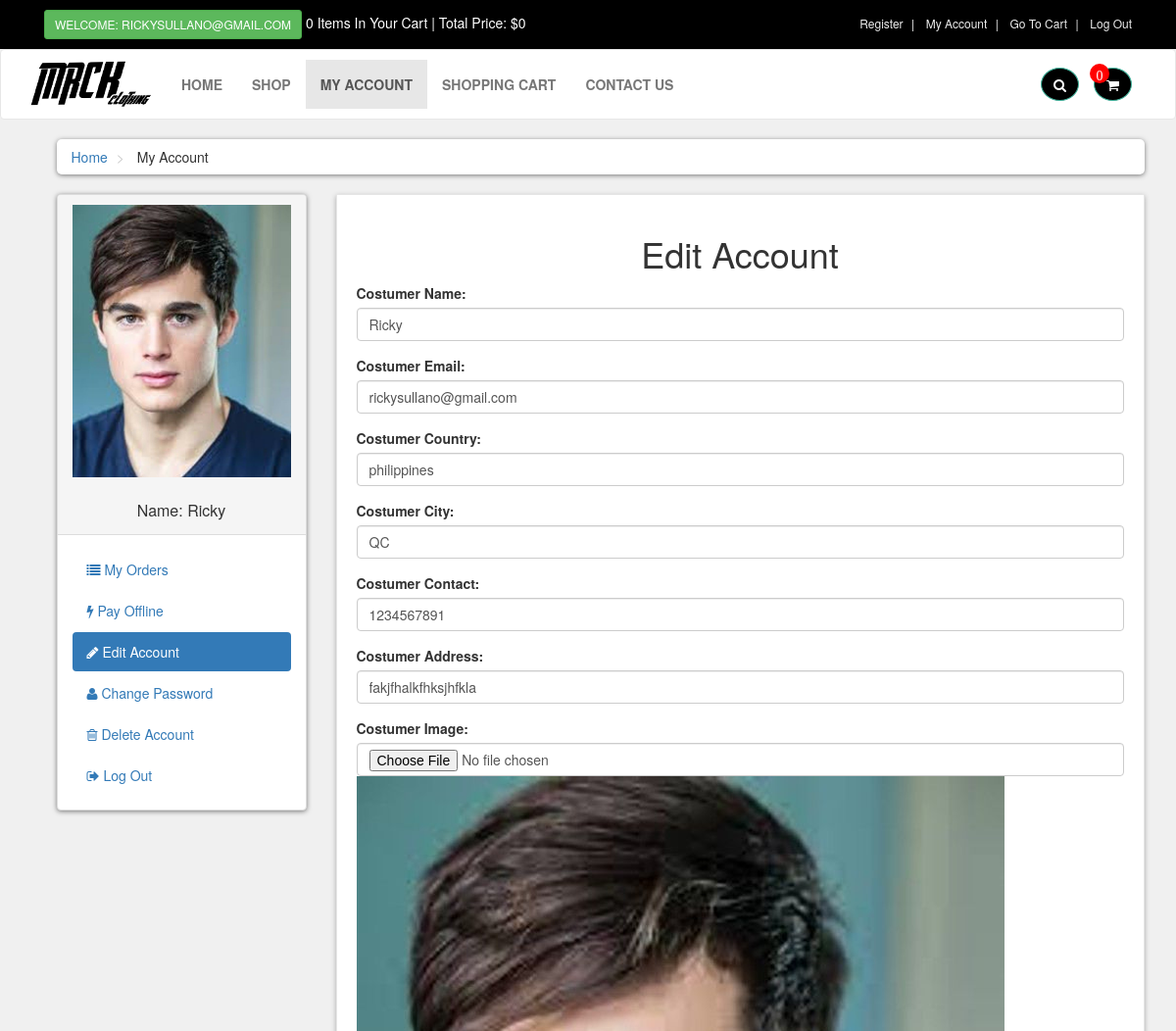
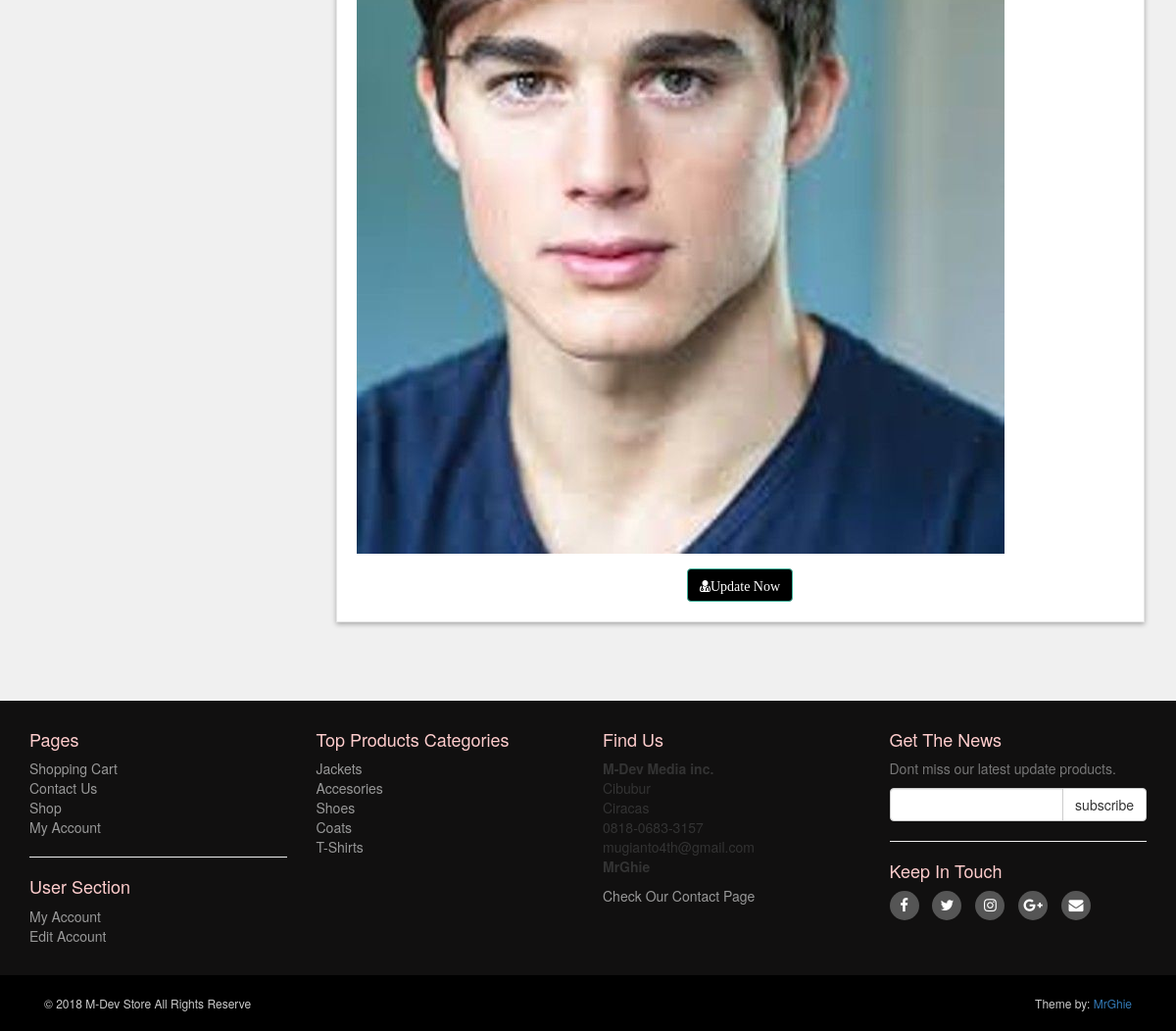
Page /customer/my_account.php?edit_account (signed in) on the committed database (2 pictures, top to bottom).
### tables this page shows
CREATE TABLE `customers` (
  `customer_id` int(11) NOT NULL,
  `customer_name` varchar(255) NOT NULL,
  `customer_email` varchar(255) NOT NULL,
  `customer_pass` varchar(255) NOT NULL,
  `customer_country` text NOT NULL,
  `customer_city` text NOT NULL,
  `customer_contact` varchar(255) NOT NULL,
  `customer_address` text NOT NULL,
  `customer_image` text NOT NULL,
  `customer_ip` varchar(100) NOT NULL
);

CREATE TABLE `product_categories` (
  `p_cat_id` int(10) NOT NULL,
  `p_cat_title` text NOT NULL,
  `p_cat_desc` text NOT NULL
);

### customer/edit_account.php (the view, shortened to what this page needs)
<?php
$customer_session = $_SESSION['customer_email'];
$get_customer = "SELECT * FROM customers WHERE
customer_email='$customer_session'";
$run_customer = mysqli_query($con,$get_customer);
$row_customer = mysqli_fetch_array($run_customer);
$customer_name =$row_customer['customer_name'];
$customer_email =$row_customer['customer_email'];
$customer_country =$row_customer['customer_country'];
$customer_city =$row_customer['customer_city'];
$customer_contact =$row_customer['customer_contact'];
$customer_address =$row_customer['customer_address'];
$customer_image=$row_customer['customer_image'];
?>
 <h1 align="center">Edit Account</h1>
  <form action="" method="post" enctype="multipart/form-data">
   <div class="form-group">
        <label for="">Costumer Name:</label>
        <input type="text" name="c_name" class="form-control" value="<?php echo $customer_name ?>" required>
    </div>
     <div class="form-group">
        <label for="">Costumer Email:</label>
        <input type="text" name="c_email" class="form-control" value="<?php echo $customer_email ?>" required>
    </div>
    <div class="form-group">
        <label for="">Costumer Country:</label>
        <input type="text" name="c_country" class="form-control" value="<?php echo $customer_country ?>" required>
    </div>
     <div class="form-group">
        <label for="">Costumer City:</label>
        <input type="text" name="c_city" class="form-control" value="<?php echo $customer_city ?>" required>
    </div>
     <div class="form-group">
        <label for="">Costumer Contact:</label>
        <input type="text" name="c_contact" class="form-control" value="<?php echo $customer_contact ?>" required>
    </div>
     <div class="form-group">
        <label for="">Costumer Address:</label>
        <input type="text" name="c_address" class="form-control" value="<?php echo $customer_address ?>" required>
    </div>
     <div class="form-group ">
        <label for="">Costumer Image:</label>
        <input type="file" name="c_image" class="form-control form-height-custom"  required>
      <img  src="customer_images/<?php echo $customer_image ?>"class="img-responsive"alt="Costumer Image">
    </div>
    <div class="text-center">
        <button name="update" class="btn btn-primary">
           <i class="fa fa-user-md">Update Now</i>
        </button>
    </div>
</form>

### customer/includes/sidebar.php
<div class="panel panel-default sidebar-menu">
    <div class="panel-heading">
        <?php
        $customer_session = $_SESSION['customer_email'];
        $get_customer = "select * from customers where customer_email='$customer_session'";
        $run_customer = mysqli_query($con,$get_customer);
        $row_customer = mysqli_fetch_array($run_customer);
        $customer_image = $row_customer['customer_image'];
        $customer_name = $row_customer['customer_name'];
        if(!isset($_SESSION['customer_email'])){
        }else{
            echo "
                <center>
                    <img src='customer_images/$customer_image' class='img-responsive' >
                </center>
                <br/>
                <h3 class='panel-title' align='center'>
                    Name: $customer_name
                </h3>
            ";
        }
        ?>
    </div>
    <div class="panel-body">
        <ul class="nav-pills nav-stacked nav">
            <li class="<?php if(isset($_GET['my_orders'])){ echo "active"; } ?>">
                <a href="my_account.php?my_orders">
                    <i class="fa fa-list"></i> My Orders
                </a>
            </li>
            <li class="<?php if(isset($_GET['pay_offline'])){ echo "active"; } ?>">
                <a href="my_account.php?pay_offline">
                    <i class="fa fa-bolt"></i> Pay Offline
                </a>
            </li>
            <li class="<?php if(isset($_GET['edit_account'])){ echo "active"; } ?>">
                <a href="my_account.php?edit_account">
                    <i class="fa fa-pencil"></i> Edit Account
                </a>
            </li>
            <li class="<?php if(isset($_GET['change_pass'])){ echo "active"; } ?>">
                <a href="my_account.php?change_pass">
                    <i class="fa fa-user"></i> Change Password
                </a>
            </li>
            <li class="<?php if(isset($_GET['delete_account'])){ echo "active"; } ?>">
                <a href="my_account.php?delete_account">
                    <i class="fa fa-trash-o"></i> Delete Account
                </a>
            </li>
            <li>
                <a href="../logout.php">
                    <i class="fa fa-sign-out"></i> Log Out
                </a>
            </li>
        </ul>
    </div>
</div>

### customer/includes/footer.php (shortened to what this page needs)
<div id="footer">
    <div class="container">
        <div class="row">
            <div class="col-sm-6 col-md-3">
               <h4>Pages</h4>
                <ul>
                    <li><a href="../cart.php">Shopping Cart</a></li>
                    <li><a href="../contact.php">Contact Us</a></li>
                    <li><a href="../shop.php">Shop</a></li>
                    <li><a href="my_account.php">My Account</a></li>
                </ul>
                <hr>
                <h4>User Section</h4>
                <ul>
                           <?php
                           if(!isset($_SESSION['customer_email'])){
                               echo"<a href='../checkout.php'>Login</a>";
                           }else{
                              echo"<a href='my_account.php?my_orders'>My Account</a>";
                           }
                           ?>
                    <li>
                            <?php
                           if(!isset($_SESSION['customer_email'])){
                               echo"<a href='../checkout.php'>Login</a>";
                           }else{
                              echo"<a href='my_account.php?edit_account'>Edit Account</a>";
                           }
                           ?>
                    </li>
                </ul>
            </div>
            <div class="com-sm-6 col-md-3">
                <h4>Top Products Categories</h4>
                <ul>
                    <?php
                        $get_p_cats = "select * from product_categories";
                        $run_p_cats = mysqli_query($con,$get_p_cats);
                        while($row_p_cats=mysqli_fetch_array($run_p_cats)){
                            $p_cat_id = $row_p_cats['p_cat_id'];
                            $p_cat_title = $row_p_cats['p_cat_title'];
                            echo "
                                <li>
                                    <a href='../shop.php?p_cat=$p_cat_id'>
                                        $p_cat_title
                                    </a>
                                </li>
                            ";
                        }
                    ?>
                </ul>
            </div>
            <div class="col-sm-6 col-md-3">
                <h4>Find Us</h4>
                <p>
                    <strong>M-Dev Media inc.</strong>
                    <br/>Cibubur
                    <br/>Ciracas
                    <br/>0818-0683-3157
                    <br/>mugianto4th@gmail.com
                    <br/><strong>MrGhie</strong>
                </p>
                <a href="../contact.php">Check Our Contact Page</a>
            </div>
            <div class="col-sm-6 col-md-3">
                <h4>Get The News</h4>
                <p class="text-muted">
                    Dont miss our latest update products.
                </p>
                <form action="https://feedburner.google.com/fb/a/mailverify" method="post" target="popupwindow" onsubmit="window.open('https://feedburner.google.com/fb/a/mailverify?uri=M-devMedia', 'popupwindow', 'scrollbars=yes,width=550,height=520');return true" method="post">
                    <div class="input-group">
                        <input type="text" class="form-control" name="email">
                        <span class="input-group-btn">
                            <input type="submit" value="subscribe" class="btn btn-default">
                        </span>
                    </div>
                </form>
                <hr>
                <h4>Keep In Touch</h4>
                <p class="social">
                    <a href="../#" class="fa fa-facebook"></a>
                    <a href="../#" class="fa fa-twitter"></a>
                    <a href="../#" class="fa fa-instagram"></a>
                    <a href="../#" class="fa fa-google-plus"></a>
                    <a href="../#" class="fa fa-envelope"></a>
                </p>
            </div>
        </div>
    </div>
</div>
<div id="copyright">
    <div class="container">
        <div class="col-md-6">
            <p class="pull-left">&copy; 2018 M-Dev Store All Rights Reserve</p>
        </div>
        <div class="col-md-6">
            <p class="pull-right">Theme by: <a href="#">MrGhie</a></p>
        </div>
    </div>
</div>

### customer/styles/style.css (style rules this page uses)
body { font-size: 14px; line-height: 1.42857143; color: #333333; background: #f0f0f0; overflow-x: hidden; }
.btn-primary { color: rgb(255, 255, 255); background: rgb(0,0,0); border-color: rgb(65, 179, 156); }
#content .panel.sidebar-menu { box-sizing: border-box; box-shadow: 0px 1px 5px rgba(0, 0, 0, .5); }
#content .panel.sidebar-menu h3 { padding: 5px 0px; margin: 0px; }
#footer { background: #111010; margin-top: 50px; padding: 20px 0; }
#footer h4 { color: rgb(255, 205, 205); }
#footer a { color: #999999; padding: 0; text-decoration: none; }
#footer ul { list-style: none; padding-left: 0px; }
#footer .social { text-align: left; }
#footer .social a { margin: 0px 10px 0px 0px; display: inline-block; color: #ffffff; width: 30px; height: 30px; border-radius: 15px; line-height: 30px; font-size: 15px; text-align: center; vertical-align: bottom; background: #555555; text-decoration: none; }
#copyright { background: #000000; color: #cccccc; padding: 20px 0px; font-size: 12px; }
#copyright p { margin: 0px; }

### rows in the picture
customers: customer_image (picture), customer_name "Ricky", c_name "Ricky", c_email "rickysullano@gmail.com", c_country "philippines", c_city "QC", c_contact "1234567891", c_address "fakjfhalkfhksjhfkla"
product_categories: p_cat_title "Jackets"
product_categories: p_cat_title "Accesories"
product_categories: p_cat_title "Shoes"
product_categories: p_cat_title "Coats"
product_categories: p_cat_title "T-Shirts"

### other values in the picture
$_SESSION['customer_email'] "RICKYSULLANO@GMAIL.COM"
$count_items "0 0"
$total "0"
